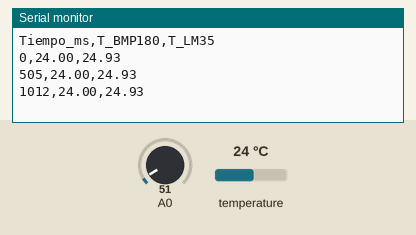
A sketch run on a simulated Arduino Uno, built with avr-gcc and run on an emulated ATmega328P. Parts: the last lines printed to the serial monitor. The test bench sets the inputs (shaded band); at power-on: temperature 24 °C, A0 = 51.

Above: at 1.3 s.
1.4 s: temperature set to 12 °C
At 1.9 s:
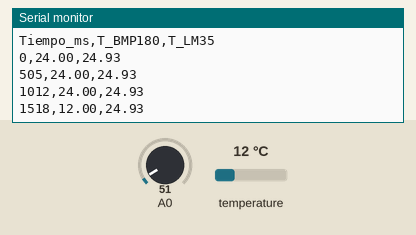
2.9 s: A0 set to 61
At 3.4 s:
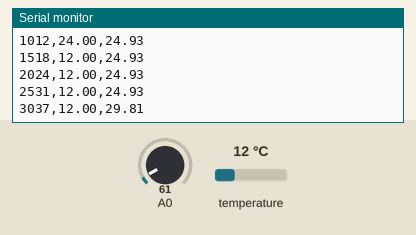
4.4 s: temperature set to 19 °C
At 5.0 s:
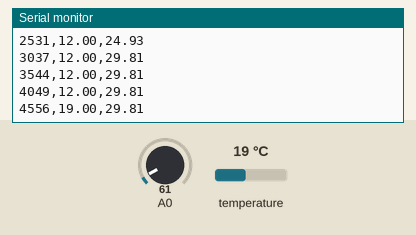
5.9 s: A0 set to 71
At 6.5 s:
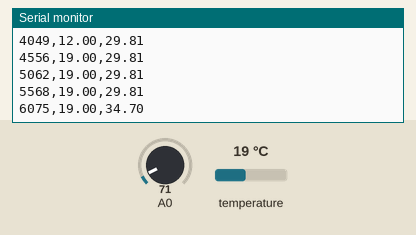
Timing chart, 0 to 8.4 s (numbered marks = the images above; inputs shaded):
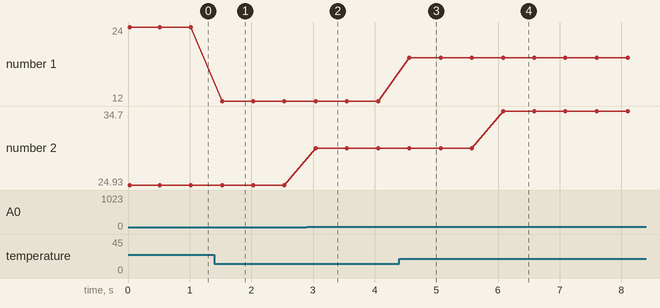

The sketch:

SISTEMA_TERMICO.ino
```cpp
#include <Wire.h>// Librería de Arduino para comunicación I2C.
#include <Adafruit_BMP085.h>// Libreria del sensor.

Adafruit_BMP085 bmp; // Se crea un objeto llamado "bmp" para usar la librería más fácil.

void setup() {
  Serial.begin(9600); // Inicia la comunicación serial a 9600 baudios.

  if (!bmp.begin()) {
    Serial.println("ERROR: No se encontro el BMP180!");//advertencia si no encuentra el sensor
    while (1);
  }

  Serial.println("Tiempo_ms,T_BMP180,T_LM35");// encabezado
}

void loop() {
  //tiempo actual del experimento en milisegundos
  unsigned long tiempo = millis();

  //Lectura del BMP180
  float T_bmp = bmp.readTemperature(); // Devuelve la temperatura en °C.

  //Lectura y conversión del LM35 (A0)
  int lectura = analogRead(A0);// Lectura cruda del ADC (0-1023).
  float voltaje = lectura * (5.0 / 1023.0);// Conversión a voltaje (asume 5V).
  float T_lm35 = voltaje * 100.0;// El LM35 da 10mV/°C → T = V * 100.

  //Impresión de los valores
  Serial.print(tiempo);
  Serial.print(",");
  Serial.print(T_bmp, 2);
  Serial.print(",");
  Serial.println(T_lm35, 2);

  delay(500); // Pausa de 0.5 segundos para un muestreo óptimo en control de sistemas
}
```

Measured:
- after the input at 1.4 s, the serial monitor: prints a new line after 0.12 s (image 1)
- after the input at 2.9 s, the serial monitor: prints a new line after 0.14 s (image 2)
- after the input at 4.4 s, the serial monitor: prints a new line after 0.16 s (image 3)
- after the input at 5.9 s, the serial monitor: prints a new line after 0.18 s (image 4)
- plotted number 1: 24 → 12 after the input at 1.4 s, 12 → 19 after the input at 4.4 s
- plotted number 2: 24.93 → 29.81 after the input at 2.9 s, 29.81 → 34.7 after the input at 5.9 s
